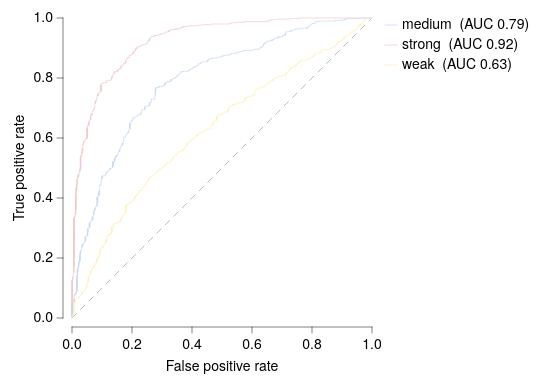

Describe this chart as a Vega-Lite specification.
### Vega-Lite specification from a JSON file in a GitHub repository (floating-point values rounded to 4 significant figures; data arrays with more than 128 entries replaced by an {"elided": "..."} marker saying what was removed)
{"background": null, "config": {"arc": {"fill": "#DBDBDB", "fillOpacity": 1.0, "innerRadius": 37.5, "padAngle": 0.03, "stroke": "black", "strokeOpacity": 1, "strokeWidth": 0.25}, "area": {"fill": "#DBDBDB", "fillOpacity": 1.0, "stroke": "black", "strokeOpacity": 1, "strokeWidth": 0.25}, "axis": {"domain": true, "domainCap": "round", "domainColor": "black", "domainWidth": 0.25, "grid": false, "gridCap": "round", "gridColor": "#F1F1F1", "gridDash": [0, 0], "gridOpacity": 1.0, "gridWidth": 0.25, "labelColor": "black", "labelFont": "Helvetica Neue", "labelFontSize": 7, "labelFontStyle": "normal", "labelFontWeight": 400, "offset": 4.5, "ticks": true, "tickCap": "round", "tickColor": "black", "tickRound": false, "tickSize": 3, "tickWidth": 0.25, "titleColor": "black", "titleFont": "Helvetica Neue", "titleFontSize": 7, "titleFontStyle": "normal", "titleFontWeight": 400}, "axisX": {"domain": true, "labelAlign": "center", "labelAngle": 0, "labels": true, "ticks": true, "translate": 0}, "axisY": {"domain": true, "labelAlign": "right", "labelAngle": 0, "labels": true, "ticks": true, "translate": 0}, "axisRight": {"domain": true, "labelAlign": "left", "labelAngle": 0, "labels": true, "ticks": true, "translate": 0}, "axisTop": {"domain": true, "labelAlign": "center", "labelAngle": 0, "labels": true, "ticks": true, "translate": 0}, "axisBand": {"tickOffset": 0}, "bar": {"fill": "#DBDBDB", "fillOpacity": 1.0, "stroke": "black", "strokeOpacity": 1, "strokeWidth": 0.25}, "boxplot": {"size": 13.5, "ticks": {"cornerRadius": 0.25, "fill": "black", "opacity": 1, "size": 6.75, "thickness": 0.25}, "box": {"fillOpacity": 1.0, "stroke": "black", "strokeOpacity": 1, "strokeWidth": 0.25}, "median": {"cornerRadius": 0, "fill": "black", "fillOpacity": 1.0, "opacity": 1, "size": 13.5, "thickness": 0.25}, "rule": {"fill": "black", "fillOpacity": 1.0, "size": 15.0, "stroke": "black", "strokeDash": [0, 0], "strokeOpacity": 1, "strokeWidth": 0.25}, "outliers": {"color": "black", "fill": "black", "fillOpacity": 1.0, "size": 0, "stroke": "black", "strokeOpacity": 1, "strokeWidth": 0.25}}, "circle": {"fill": "black", "fillOpacity": 1.0, "size": 0.75, "stroke": null, "strokeOpacity": 1, "strokeWidth": 0.25}, "errorband": {"band": {"fillOpacity": 0.6, "stroke": null, "strokeWidth": 0.25, "strokeOpacity": 1}, "borders": {"opacity": 0, "strokeOpacity": 0.25, "strokeWidth": 1}}, "errorbar": {"opacity": 1, "rule": {"strokeDash": [0, 0], "strokeWidth": 0.25}, "ticks": {"color": "black", "cornerRadius": 0.125, "opacity": 1, "size": 9.0, "thickness": 0.25}, "thickness": 0.25}, "font": "Helvetica Neue", "geoshape": {"fill": "#DBDBDB", "fillOpacity": 1.0, "stroke": "black", "strokeOpacity": 1, "strokeWidth": 0.25}, "header": {"labelColor": "black", "labelFont": "Helvetica Neue", "labelFontSize": 7, "labelFontStyle": "normal", "labelFontWeight": 400, "titleColor": "black", "titleFont": "Helvetica Neue", "titleFontSize": 7, "titleFontStyle": "normal", "titleFontWeight": 400, "titlePadding": 0}, "legend": {"disable": false, "offset": 4.5, "titlePadding": 4, "labelOffset": 2, "gradientLabelOffset": 2, "gradientLength": 75.0, "gradientThickness": 7.5, "gradientOpacity": 1.0, "gradientStrokeColor": "black", "gradientStrokeWidth": 0.25, "labelColor": "black", "labelFont": "Helvetica Neue", "labelFontSize": 7, "labelFontStyle": "normal", "labelFontWeight": 400, "strokeColor": "black", "strokeWidth": 0, "symbolSize": 42, "symbolStrokeColor": "black", "symbolStrokeWidth": 0.25, "titleColor": "black", "titleFont": "Helvetica Neue", "titleFontSize": 7, "titleFontStyle": "normal", "titleFontWeight": 400}, "line": {"color": "black", "stroke": "black", "strokeCap": "round", "strokeDash": [0, 0], "strokeOpacity": 1, "strokeWidth": 0.375}, "point": {"filled": true, "fill": "#DBDBDB", "fillOpacity": 1.0, "size": 7.5, "stroke": "black", "strokeOpacity": 1, "strokeWidth": 0.25}, "range": {"category": ["#C6D9F1", "#F1C9CB", "#FEF0B9", "#CEE37A", "#7AA8E0", "#E589A3", "#FDDD5D", "#68B961", "#4177B1", "#C35082", "#E5C227", "#438156"], "diverging": {"scheme": ["#C35082", "#CE6D94", "#D989A7", "#E2A4BA", "#EABFCE", "#F1DBE2", "#F6F6F6", "#D7E0EB", "#B9CBE0", "#9BB6D5", "#7DA1C9", "#5F8CBD", "#4177B1"]}, "heatmap": {"scheme": ["#32022B", "#43044D", "#4C196E", "#4D338C", "#484DA6", "#3A68BB", "#1D83CA", "#1D9CCB", "#23B5C9", "#28CDC5", "#4DE0B4", "#91EE9F"]}, "ordinal": {"scheme": ["#F1F1F1", "#DBDBDB", "#C6C6C6", "#B2B2B2", "#9D9D9D", "#898989", "#767676", "#636363", "#515151", "#404040", "#2F2F2F", "#1F1F1F"]}, "ramp": {"scheme": ["#32022B", "#43044D", "#4C196E", "#4D338C", "#484DA6", "#3A68BB", "#1D83CA", "#1D9CCB", "#23B5C9", "#28CDC5", "#4DE0B4", "#91EE9F"]}}, "rule": {"color": "black", "stroke": "black", "strokeCap": "round", "strokeDash": [2, 2], "strokeOpacity": 1, "strokeWidth": 0.25}, "scale": {"bandPaddingInner": 0.1, "bandPaddingOuter": 0.1, "round": false}, "rect": {"fill": "#DBDBDB", "fillOpacity": 1.0, "stroke": "black", "strokeOpacity": 1, "strokeWidth": 0.25}, "square": {"fill": "#DBDBDB", "fillOpacity": 1.0, "size": 15.0, "stroke": "black", "strokeOpacity": 1, "strokeWidth": 0.25}, "text": {"color": "black", "font": "Helvetica Neue", "fontSize": 7, "fontStyle": "normal", "fontWeight": 400}, "tick": {"color": "black", "cornerRadius": 0.125, "opacity": 1.0, "size": 13.5, "thickness": 0.25}, "title": {"anchor": "middle", "frame": "group", "color": "black", "font": "Helvetica Neue", "fontSize": 7, "fontStyle": "normal", "fontWeight": 400, "subtitleColor": "black", "subtitleFont": "Helvetica Neue", "subtitleFontSize": "Helvetica Neue", "subtitleFontStyle": "normal", "subtitleFontWeight": 400}, "trail": {"color": "black", "opacity": 1, "size": 0.375}, "view": {"continuousWidth": 150, "continuousHeight": 150, "discreteWidth": 150, "discreteHeight": 150, "fill": null, "stroke": null, "strokeWidth": 0.25}}, "layer": [{"data": {"name": "data-3202155f3934f7fbee309f063f2d1ca5"}, "mark": {"type": "line", "color": "gray", "opacity": 0.7, "strokeDash": [3, 3]}, "encoding": {"x": {"field": "fpr", "type": "quantitative"}, "y": {"field": "tpr", "type": "quantitative"}}}, {"data": {"name": "data-17351f3b014114568340c31df5c3e7c1"}, "mark": {"type": "line", "interpolate": "step-after"}, "encoding": {"color": {"field": "model", "title": null, "type": "nominal"}, "x": {"field": "fpr", "scale": {"domain": [0, 1], "nice": false}, "title": "False positive rate", "type": "quantitative"}, "y": {"field": "tpr", "scale": {"domain": [0, 1], "nice": false}, "title": "True positive rate", "type": "quantitative"}}}], "$schema": "https://vega.github.io/schema/vega-lite/v6.4.1.json", "datasets": {"data-3202155f3934f7fbee309f063f2d1ca5": [{"fpr": 0.0, "tpr": 0.0}, {"fpr": 1.0, "tpr": 1.0}], "data-17351f3b014114568340c31df5c3e7c1": {"elided": "3000 records"}}}
